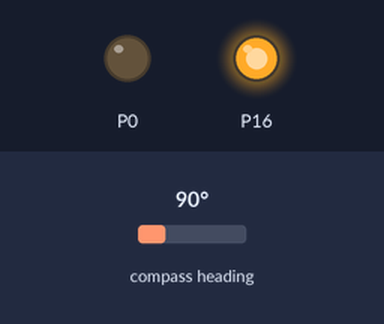
The program below on a simulated BBC micro:bit (MakeCode). On the bench: output pins drawn as LEDs (lit = HIGH). The test bench sets the inputs (shaded band); at power-on: compass heading 90°. The compass is already calibrated.

Above: at 1.2 s.
1.3 s: compass heading set to 12°
2.8 s: compass heading set to 9°
At 4.0 s:
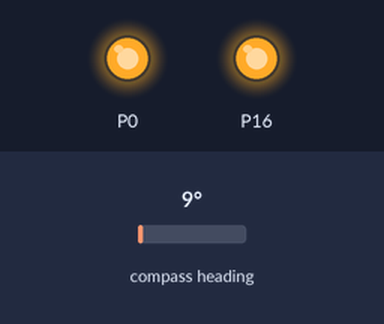
4.3 s: compass heading set to 269°
At 5.1 s:
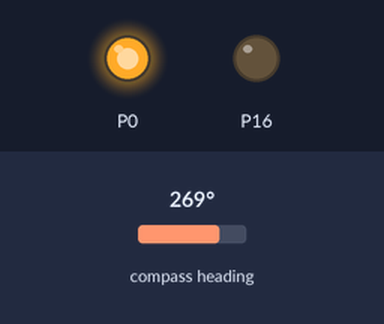
5.8 s: compass heading set to 7°
At 7.0 s:
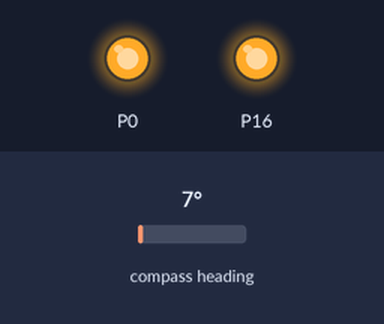
7.3 s: compass heading set to 90°
At 7.8 s:
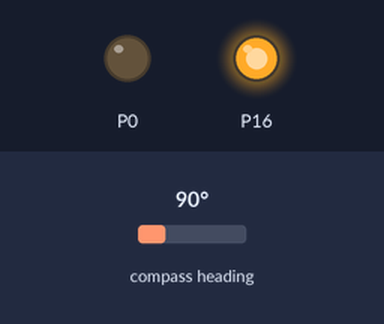
Timing chart, 0 to 9.8 s (numbered marks = the images above; inputs shaded):
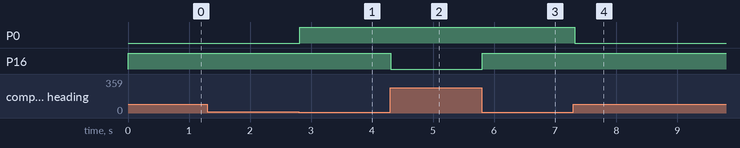

The program:

main.ts
```typescript
let item = 0
basic.forever(function () {
    item = input.compassHeading()
    if (item > 10 && item < 180) {
        pins.digitalWritePin(DigitalPin.P0, 0)
        pins.digitalWritePin(DigitalPin.P16, 1)
    } else if (item < 350 && item > 180) {
        pins.digitalWritePin(DigitalPin.P0, 1)
        pins.digitalWritePin(DigitalPin.P16, 0)
    } else {
        pins.digitalWritePin(DigitalPin.P0, 1)
        pins.digitalWritePin(DigitalPin.P16, 1)
    }
})
```

test.ts
```typescript
// os teses vão aqui; isto não será compilado quando este pacote for usado como extensão.
```

Measured:
- the behaviour switches between 11 and 10° on compass heading (found by bisection; images 0 and 1)
- after the input at 1.3 s, every drawn part: stays the same
- after the input at 2.8 s, P0: LOW → HIGH at once
- after the input at 4.3 s, P16: HIGH → LOW at once
- after the input at 5.8 s, P16: LOW → HIGH at once
- after the input at 7.3 s, P0: HIGH → LOW at once
